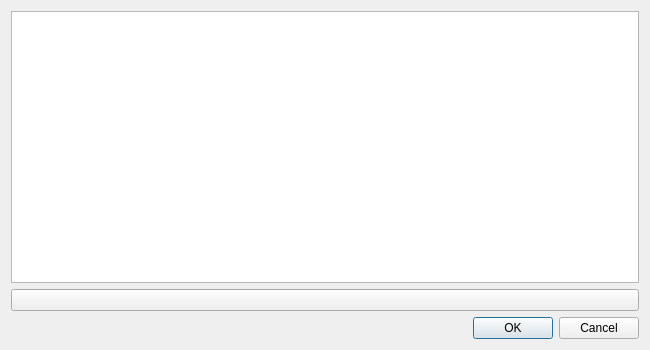
<?xml version="1.0" encoding="UTF-8"?>
<ui version="4.0">
 <class>KnowledgeBoxClass</class>
 <widget class="QDialog" name="KnowledgeBoxClass">
  <property name="geometry">
   <rect>
    <x>0</x>
    <y>0</y>
    <width>650</width>
    <height>350</height>
   </rect>
  </property>
  <property name="sizePolicy">
   <sizepolicy hsizetype="Fixed" vsizetype="Fixed">
    <horstretch>0</horstretch>
    <verstretch>0</verstretch>
   </sizepolicy>
  </property>
  <property name="minimumSize">
   <size>
    <width>400</width>
    <height>350</height>
   </size>
  </property>
  <property name="maximumSize">
   <size>
    <width>800</width>
    <height>600</height>
   </size>
  </property>
  <property name="windowTitle">
   <string>Knowledge Box</string>
  </property>
  <property name="locale">
   <locale language="English" country="UnitedKingdom"/>
  </property>
  <layout class="QVBoxLayout" name="verticalLayout">
   <item>
    <widget class="QTableWidget" name="entriesTable">
     <property name="sizePolicy">
      <sizepolicy hsizetype="Expanding" vsizetype="Expanding">
       <horstretch>0</horstretch>
       <verstretch>1</verstretch>
      </sizepolicy>
     </property>
     <property name="editTriggers">
      <set>QAbstractItemView::DoubleClicked</set>
     </property>
     <property name="alternatingRowColors">
      <bool>true</bool>
     </property>
     <property name="selectionMode">
      <enum>QAbstractItemView::NoSelection</enum>
     </property>
     <property name="showGrid">
      <bool>false</bool>
     </property>
     <attribute name="horizontalHeaderVisible">
      <bool>false</bool>
     </attribute>
     <attribute name="verticalHeaderVisible">
      <bool>false</bool>
     </attribute>
    </widget>
   </item>
   <item>
    <widget class="QPushButton" name="addButton">
     <property name="text">
      <string/>
     </property>
    </widget>
   </item>
   <item>
    <widget class="QDialogButtonBox" name="buttonBox">
     <property name="standardButtons">
      <set>QDialogButtonBox::Cancel|QDialogButtonBox::Ok</set>
     </property>
    </widget>
   </item>
  </layout>
 </widget>
 <layoutdefault spacing="6" margin="11"/>
 <resources/>
 <connections>
  <connection>
   <sender>buttonBox</sender>
   <signal>rejected()</signal>
   <receiver>KnowledgeBoxClass</receiver>
   <slot>reject()</slot>
   <hints>
    <hint type="sourcelabel">
     <x>199</x>
     <y>277</y>
    </hint>
    <hint type="destinationlabel">
     <x>199</x>
     <y>149</y>
    </hint>
   </hints>
  </connection>
 </connections>
</ui>
